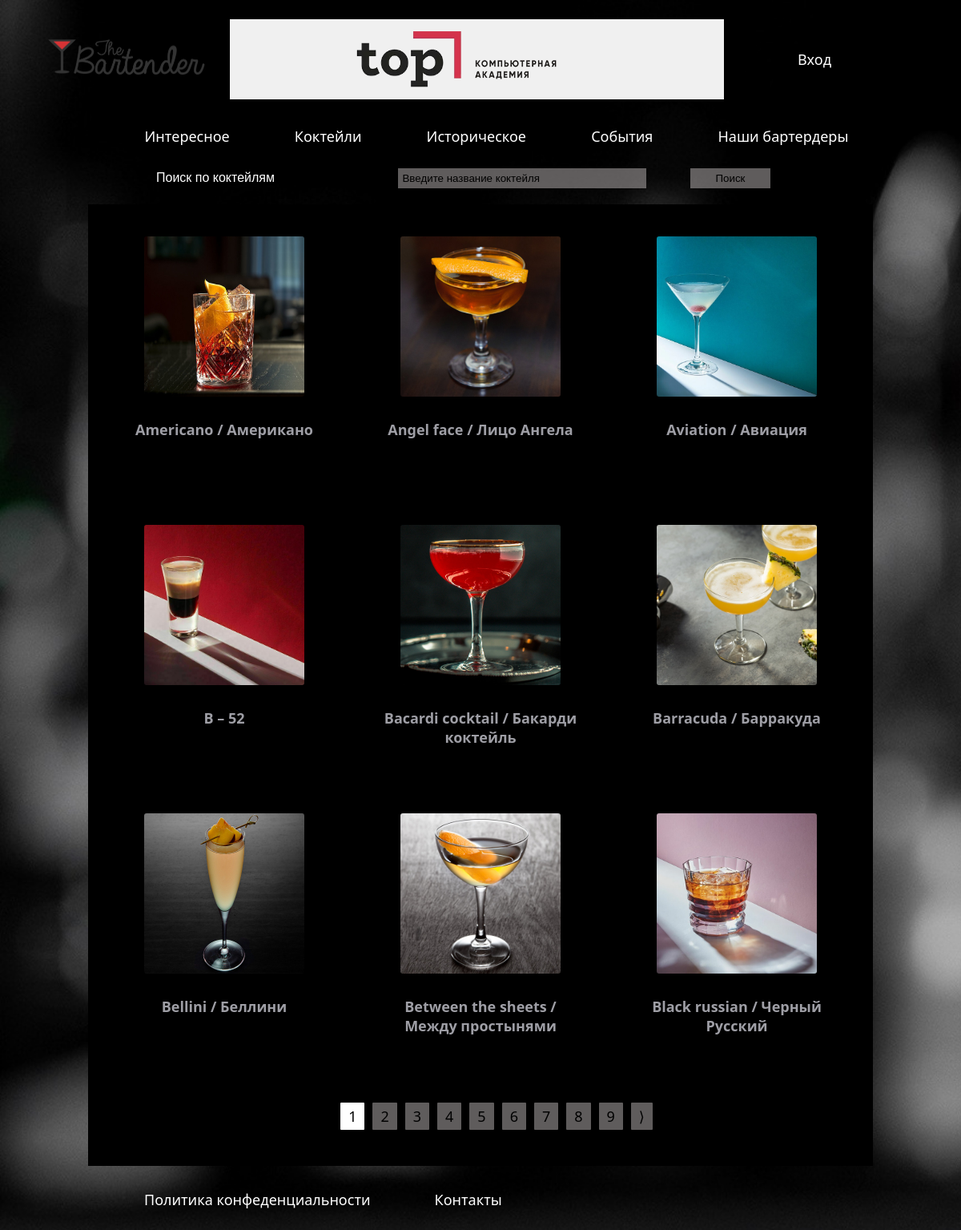
The app's page /coctails/ with its own data.
### barstory/models.py (models this page shows, shortened)
class ClassicCocktails(models.Model):
    title = models.CharField(max_length=255, verbose_name='Название коктейля')
    text = models.TextField(blank=True, verbose_name='История коктейля')
    photo = models.ImageField(upload_to='photos/image', default='default.jpg', verbose_name='Фото')
    recept = models.TextField(blank=True, verbose_name='Рецепт коктейля')
    class Meta:
        verbose_name = 'коктейль'
        verbose_name_plural = 'Коктейли'
        ordering = ['title']

### barstory/views.py (the view)
# urls.py: path('coctails/', views.coctails, name='coctails'),
def coctails(request):
    search = ''
    if request.GET.get('search_query'):
        search = request.GET.get('search_query')
    coc = ClassicCocktails.objects.filter(title__icontains=search)
    context = {
        'coc': coc,
        'title': 'Коктейли',
    }
    paginator = Paginator(coc, 9)
    page_number = request.GET.get('page')
    page_obj = paginator.get_page(page_number)
    context.update({'coc': page_obj, 'search': search})
    return render(request, 'barstory/coctails.html', context)

### barstory/templates/barstory/coctails.html (shortened to what this page needs)
{% extends 'barstory/base.html'%}
{% load static %}
{% block content %}
 <div class="coctail-search">
    <form id="search" class="form" action="{% url 'coctails' %}" method="get">
        <div class="form-field">
            <label for="formInput#search">Поиск по коктейлям </label>
            <input class="input input-text" id="formInput#search" type="text" name="search_query"
                   placeholder="Введите название коктейля" value="{{ search }}"/>
            <input class="btn-sub" type="submit" value="Поиск"/>
        </div>
    </form>
</div>
<div class="wrap-data-main">
    <section class="single-coctail-wrap">
        {% for coctail in coc %}
        <div class="coctails-page">
            <a href="{% url 'single' coctail.id %}"><img src="{{ coctail.photo.url }}" alt="coctail foto" width="200px"
                                                         height="200px"></a>
            <a href="{% url 'single' coctail.id %}"><h4>{{ coctail.title }}</h4></a>
        </div>
        {% endfor %}
        {% if coc %}
        <nav class="nav-paginator">
            <ul class="pagination-coc justify-content-center">
                {% if coc.has_other_pages %}
                {% for page in coc.paginator.page_range %}
                <li class="page-item {% if page == coc.number %} active {% endif %}" }>
                    <a class="page-link" href="?page={{page}}">{{ page }}</a></li>
                {% endfor %}
                {% endif %}
                {% if coc.has_next %}
                <li class="page-item">
                    <a class="page-link" href="?page={{ coc.next_page_number }}"> &rang;</a>
                </li>
                {% endif %}
            </ul>
        </nav>
        {% endif %}
    </section>
</div>
{% endblock %}

### barstory/static/style/style.css (style rules this page uses)
body { color: #fff; background-image: url("../images/back.jpg"); background-size: cover; font-family: Verdana, Geneva, Tahoma, sans-serif; }
.single-coctail-wrap { display: flex; padding: 20px; justify-content: space-around; flex-wrap: wrap; gap: 20px; background-color: black; }
.coctails-page { background: #000000; text-align: center; padding: 20px; width: 250px; height: 300px; border-radius: 8px; transition: 0.5s; }
.coctails-page a { text-decoration: none; color: #9e9ea5; }
.coctails-page img { border-radius: 3px; transition: 1s; }
.navbar-ul, a { list-style: none; text-decoration: none; color: #fff; font-size: large; font-family: "Segoe UI", Tahoma, Geneva, Verdana, sans-serif; }
.wrap-data-main { display: flex; justify-content: space-between; margin: 20px 10px; background-color: rgba(0, 0, 0, 0.9); min-height: 1000px; }
.justify-content-center { display: flex; justify-content: center; }
.pagination-coc { bottom: 0; list-style: none; }
.page-item { background: #717171; padding: 5px 10px; font-family: Verdana, Geneva, Tahoma, sans-serif; font-size: large; margin: 5px; border-radius: 1px; background-color: #e2dcdc6b; color: black; }
.page-item a { color: #000000; }
.active { background: #ffffff; color: #fff; }
.nav-paginator { height: 80px; }
.coctail-search { display: inline-block; }
.form { margin-left: 95px; margin-top: 10px; }
.form .input { margin-left: 50px; width: 300px; padding: 5px; background-color: #e2dcdc6b; border: none; color: #000000; outline: none; }
.form .btn-sub { margin-left: 50px; width: 100px; padding: 5px; background-color: #e2dcdc6b; border: none; cursor: pointer; color: black; }
label { padding-right: 100px; }

### records on screen
ClassicCocktails: photo (picture), title "Americano / Американо"
ClassicCocktails: photo (picture), title "Angel face / Лицо Ангела"
ClassicCocktails: photo (picture), title "Aviation / Авиация"
ClassicCocktails: photo (picture), title "B – 52"
ClassicCocktails: photo (picture), title "Bacardi cocktail / Бакарди коктейль"
ClassicCocktails: photo (picture), title "Barracuda / Барракуда"
ClassicCocktails: photo (picture), title "Bellini / Беллини"
ClassicCocktails: photo (picture), title "Between the sheets / Между простынями"
ClassicCocktails: photo (picture), title "Black russian / Черный Русский"

### other values on screen
{{ page }} "1" "2" "3" "4" "5" "6" "7" "8" "9"
